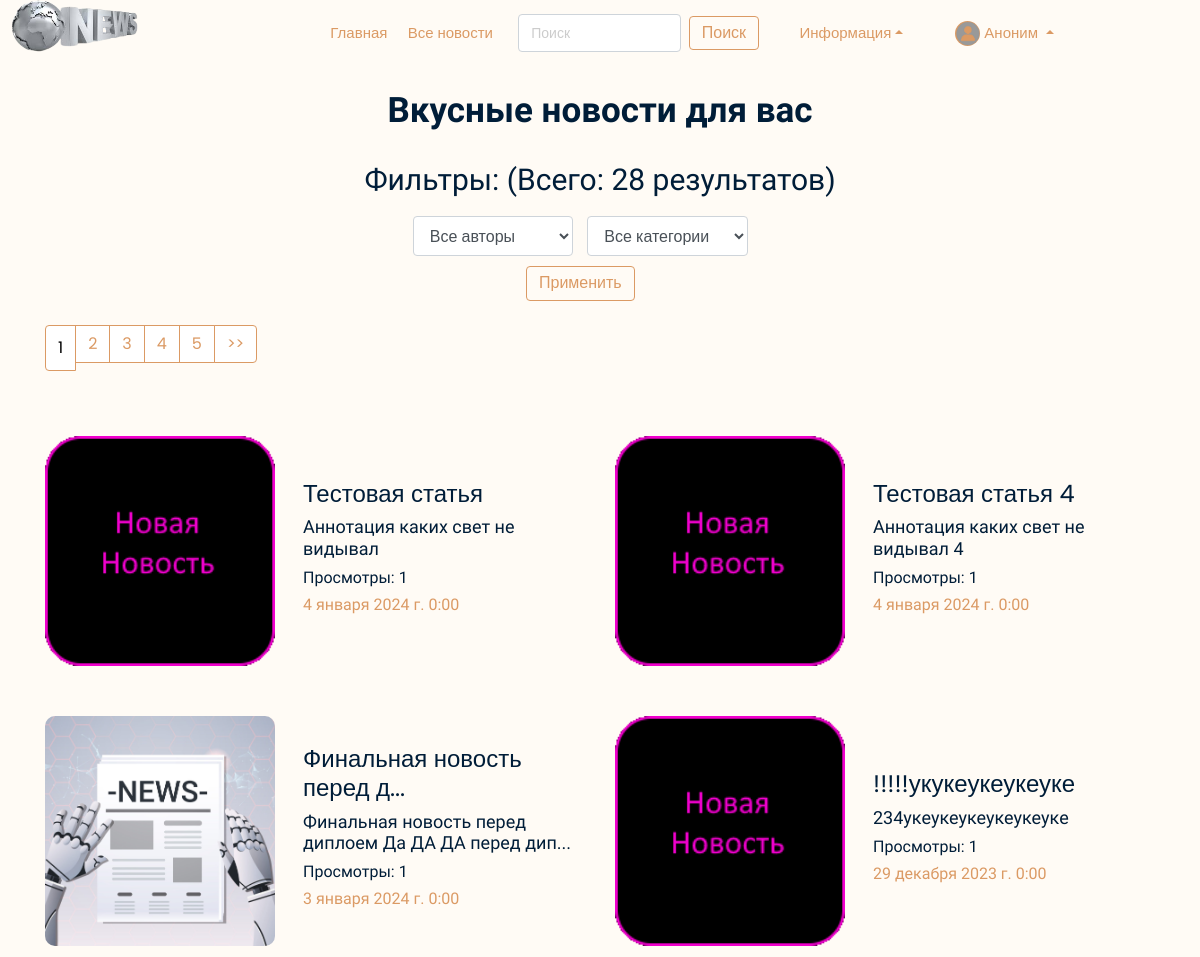
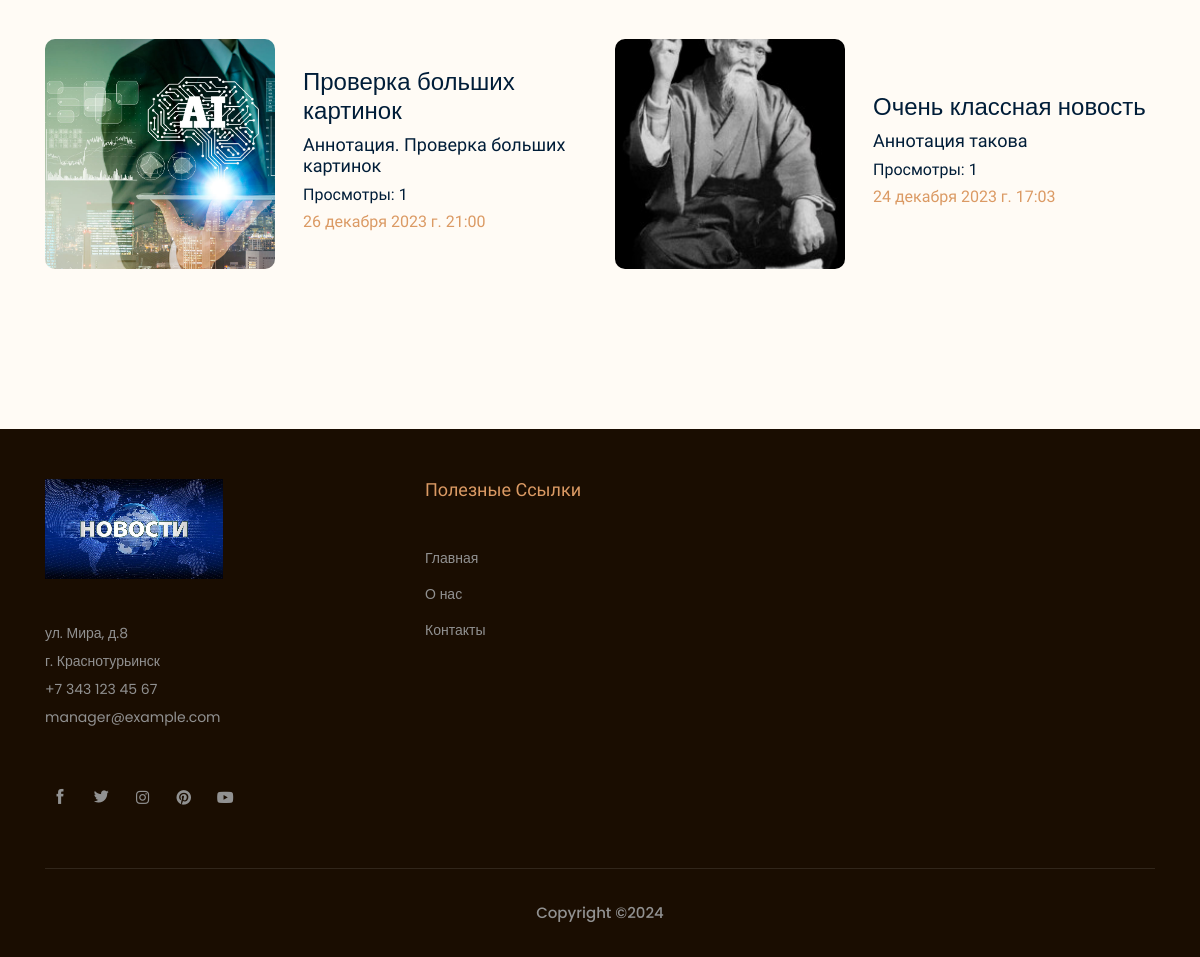
Page /news/ on the committed database (2 pictures, top to bottom).
### news/models.py (models this page shows, shortened)
class Article(models.Model):
    categories = [('IT', 'IT'),
                  ('MATH', 'Mathematic'),
                  ('AI', 'AI')]
    author = models.ForeignKey(User, on_delete=models.SET_NULL, null=True, verbose_name='Автор')    # Если пользователь удалится, то данное поле будет NULL
    title = models.CharField('Название', max_length=50, validators=[MinLengthValidator(10), MaxLengthValidator(50)])
    anouncement = models.TextField('Аннотация', max_length=250, validators=[MinLengthValidator(10), MaxLengthValidator(250)])
    text = models.TextField('Текст новости', validators=[MinLengthValidator(30), MaxLengthValidator(1500)])
    date = models.DateTimeField('Дата публикации', auto_created=True)
    date_edit = models.DateTimeField('Дата редактирования', auto_now=True)
    category = models.CharField(choices=categories, max_length=20, verbose_name='Категории')
    tags = models.ManyToManyField(to=Tag, blank=True, verbose_name='Тэги')    # blank - разрешаем полю быть пустым
    slug = models.SlugField()
    objects = models.Manager()
    published = PublishedToday()
    status = models.BooleanField(default=False, verbose_name='Опубликовано')    # Автор добавляет новость и по-умолчанию она не публикуется. Модетатор должен подтвердить публикацию - True
    def get_absolute_url(self):
        return f'/news/show/{self.id}'
    def get_views(self):
        return self.views.count()
    class Meta:
        ordering = ['date', 'title']    # Порядок сортировки
        verbose_name = 'Новость'
        verbose_name_plural = 'Новости'

class Image(models.Model):
    def folder_path(instance, filename):
        return f"article_images/article_{instance.article.pk}/{filename}"
    article = models.ForeignKey(Article, on_delete=models.CASCADE, verbose_name='Новость')
    title = models.CharField(max_length=50, blank=True, verbose_name='Название')
    image = models.ImageField(upload_to=folder_path)     # лучше добавить поле default !!!  # default='default_article_img.png',
    objects = models.Manager()
    class Meta:
        verbose_name = 'Изображение'
        verbose_name_plural = 'Изображения'

### news/views.py (the view)
# urls.py: path('', views.news_index, name='news_index'),
def news_index(request):
    categories = Article.categories #создали перечень категорий
    author_list = User.objects.filter(article__isnull=False).filter(article__status=True).distinct() #создали перечень авторов
    selected_author = request.session.get('author_filter')
    selected_category = request.session.get('category_filter')
    selected_author = 0 if selected_author == None else selected_author
    selected_category = 0 if selected_category == None else selected_category
    if request.method == "POST":
        search_input = request.session.get('search_input')
        if search_input != None:  # если не пустое - находим нужные новости
            del request.session['search_input']  # чистим сессию, чтобы этот фильтр не "заело"
        selected_author = int(request.POST.get('author_filter'))
        selected_category = int(request.POST.get('category_filter'))
        request.session['author_filter'] = selected_author
        request.session['category_filter'] = selected_category
        return redirect('news_index')
    else: # Если метод запроса "GET", то:    # страница открывется впервые;    # нас переадресовала сюда функция поиска;    # листаем фильтрованные страницы (Paginator)
        search_input = request.session.get('search_input')  # вытаскиваем из сессии значение поиска
        if search_input != None:  # если не пустое - находим нужные новости
            articles = Article.objects.filter(title__icontains=search_input)
            selected_author = 0
            selected_category = 0
        else:   # если это не поисковый запрос, а переход по пагинатору или первое открытие
            articles = Article.objects.all()
            if selected_author != 0:  # если не пустое - находим нужные ноновсти
                articles = articles.filter(author=selected_author)
            if selected_category != 0:  # фильтруем найденные по авторам результаты по категориям
                articles = articles.filter(category__icontains=categories[selected_category - 1][0])
    articles = articles.filter(status='True').order_by('-date')
    total = len(articles)
    p = Paginator(articles, 6)
    page_number = request.GET.get('page')
    page_obj = p.get_page(page_number)
    context = {'articles': page_obj, 'author_list': author_list, 'selected_author': selected_author,
               'categories': categories, 'selected_category': selected_category, 'total': total}
    return render(request, 'news/index.html', context)

### news/templates/news/index.html (shortened to what this page needs)
{% extends 'main/base_template.html' %}
{% load static %}
{% load bootstrap5 %}
{% block content %}
<div class="Delicious_area">
    <div class="container">
        <div class="row">
            <div class="col-xl-12">
                <div class="section_title text-center mb-30">
                    <h3>Вкусные новости для вас</h3>
                </div>
            </div>
        </div>
        <div class="row">
            <div class="col-xl-12">
                <div class="section_title text-center mb-50">
                    <label><h2> Фильтры: (Всего: {{ total }} результатов) </h2>
                        <form method="post">
                            <div class="form-group col-11">
                                <select class="form-select" name="author_filter" style="width:40%">
                                    <option value="0">Все авторы</option>
                                </select>
                                <select class="form-select" name="category_filter" style="width:40%">
                                    <option value="0">Все категории</option>
                                </select>
                                <button class="buttn2 boxed-button2 my-2 my-sm-0" type="submit">Применить</button>
                            </div>
                        </form>
                    </label>
                {% if total > 6 %}
                    <div class="container mx-auto">
                        <div class="row ">
                            <nav aria-label="Page navigation example">
                                <ul class="pagination1">
                                    {% for p in articles.paginator.page_range %}
                                        {% if articles.number == p %}
                                            <li class="page-item1"><p class="page-link1" style="color:black;"> {{ p }}</p></li>
                                        {% else %}
                                            <li class="page-item1"><a class="page-link1" href="?page={{ p }}"> {{ p }}</a></li>
                                        {% endif %}
                                    {% endfor %}
                                    {% if articles.has_next %}
                                        <li class="page-item1"><a class="page-link1" href="?page={{ articles.next_page_number }}"> >> </a></li>
                                    {% endif %}
                                </ul>
                            </nav>
                        </div>
                    </div>
                {% endif %}
                </div>
            </div>
        </div>
    </div>
    <div class="container">
        <div class="row">
            {% for article in articles %}
                <div class="col-xl-6 col-md-6 col-lg-6">
                    <a href="{{ article.get_absolute_url }}">
                    <div class="single_delicious d-flex align-items-center">
                        <div class="thumb">
                            {% if article.image_set.all %}
                                <img src="{{ article.image_set.all.0.image.url }}" alt="{{ article.title }}">
                            {% else %}
                                <img class="d-block" src="/media/default_article_img.png" alt="{{ article.title }}">
                            {% endif %}
                        </div>
                        <div class="info">
                            {% if article.title|length > 25 %}
                                <h3>{{ article.title|slice:":25" }}...</h3>
                            {% else %}
                                <h3>{{ article.title }}</h3>
                            {% endif %}
                            {% if article.anouncement|length > 50 %}
                                <h4>{{ article.anouncement|slice:":50" }}...</h4>
                            {% else %}
                                <h4>{{ article.anouncement }}</h4>
                            {% endif %}
                            <h5>Просмотры: {{ article.get_views }}</h5>
                            <h5><span>{{ article.date }}</span></h5>
                        </div>
                    </div>
                </div>
            {% endfor %}
        </div>
    </div>
</div>
{% endblock %}

### rows in the picture
Article: image_set.all.0.image (placeholder picture), title "Тестовая статья", anouncement "Аннотация каких свет не видывал", get_views "1", date "4 января 2024 г. 0:00"
Article: title "Тестовая статья 4", anouncement "Аннотация каких свет не видывал 4", get_views "1", date "4 января 2024 г. 0:00"
Article: image_set.all.0.image (picture), title "Финальная новость перед д", anouncement "Финальная новость перед диплоем Да ДА ДА перед дип", get_views "1", date "3 января 2024 г. 0:00"
Article: image_set.all.0.image (placeholder picture), title "!!!!!укукеукеукеуке", anouncement "234укеукеукеукеукеуке", get_views "1", date "29 декабря 2023 г. 0:00"
Article: image_set.all.0.image (picture), title "Проверка больших картинок", anouncement "Аннотация. Проверка больших картинок", get_views "1", date "26 декабря 2023 г. 21:00"
Article: image_set.all.0.image (picture), title "Очень классная новость", anouncement "Аннотация такова", get_views "1", date "24 декабря 2023 г. 17:03"

### other values in the picture
{{ total }} "28"
{{ p }} "1"
{{ p }} "2" "3" "4" "5"
